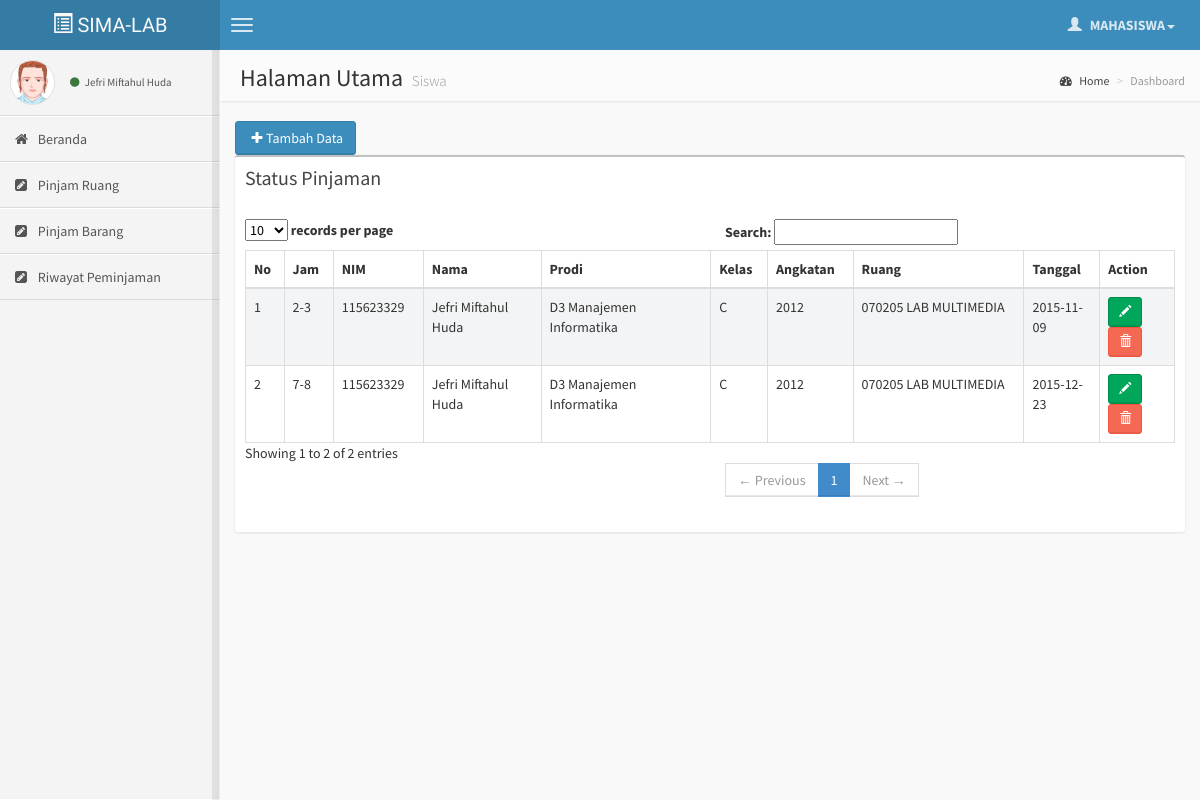
The app's page /?siswa=peminjaman (signed in) with its own data.
### tables this page shows
CREATE TABLE IF NOT EXISTS `tbpeminjaman` (
  `id_peminjaman` int(11) NOT NULL AUTO_INCREMENT,
  `id_mahasiswa` int(11) NOT NULL,
  `id_ruanglab` int(11) NOT NULL,
  `tgl_pakai` date NOT NULL,
  `jam_mulai` int(2) NOT NULL,
  `jam_akhir` int(2) NOT NULL,
  PRIMARY KEY (`id_peminjaman`)
);

CREATE TABLE IF NOT EXISTS `tbmahasiswa` (
  `id_mahasiswa` int(11) NOT NULL AUTO_INCREMENT,
  `nim` varchar(20) NOT NULL,
  `nama` varchar(50) NOT NULL,
  `password` varchar(10) NOT NULL,
  `id_rombel` int(11) NOT NULL,
  PRIMARY KEY (`id_mahasiswa`)
);

CREATE TABLE IF NOT EXISTS `tbprodi` (
  `id_prodi` int(11) NOT NULL AUTO_INCREMENT,
  `nama_prodi` varchar(50) NOT NULL,
  PRIMARY KEY (`id_prodi`)
);

CREATE TABLE IF NOT EXISTS `tbrombel` (
  `id_rombel` int(11) NOT NULL AUTO_INCREMENT,
  `prodi` int(11) NOT NULL,
  `angkatan` int(11) NOT NULL,
  `kelas` varchar(2) NOT NULL,
  PRIMARY KEY (`id_rombel`)
);

CREATE TABLE IF NOT EXISTS `tbruanglab` (
  `id_ruanglab` int(11) NOT NULL AUTO_INCREMENT,
  `kode_lab` varchar(20) NOT NULL,
  `nama_lab` varchar(50) NOT NULL,
  PRIMARY KEY (`id_ruanglab`)
);

### siswa/peminjaman.php (the view, shortened to what this page needs)
<?php
$quebarang=mysql_query("SELECT p.*,m.nim,m.nama,r.kode_lab,r.nama_lab,pro.nama_prodi,ro.kelas,ro.angkatan FROM tbpeminjaman p
LEFT JOIN tbmahasiswa m on p.id_mahasiswa=m.id_mahasiswa
LEFT JOIN tbruanglab r on p.id_ruanglab=r.id_ruanglab
LEFT JOIN tbrombel ro on m.id_rombel=ro.id_rombel
LEFT JOIN tbprodi pro on ro.prodi=pro.id_prodi
WHERE m.id_mahasiswa='$_SESSION[id_mahasiswa]'");
$page_act = "peminjaman_act";
$pk = "id_peminjaman";
?>
<section class="content">
  <div class="row">
    <div class="col-md-6">
      <a href="#" id="0" class="btn btn-primary btn-ls btn-tambahpeminjaman" data-toggle="modal" data-target="#myModal">
        <i class="fa fa-fw fa-plus"></i>Tambah Data
      </a>
    </div>
    <div class="col-md-12">
      <div class="box">
        <div class="box-header">
          <h3 class="box-title">Status Pinjaman</h3>
        </div>
      <div class="box-body table-responsive">
        <table id="example1" class="table table-bordered table-striped">
          <thead>
            <tr>
              <th>No</th>
              <th>Jam</th>
              <th>NIM</th>
              <th>Nama</th>
              <th>Prodi</th>
              <th>Kelas</th>
              <th>Angkatan</th>
              <th>Ruang</th>
              <th>Tanggal</th>
              <th>Action</th>
            </tr>
          </thead>
          <tbody>
            <?php $n=1; while($d=mysql_fetch_array($quebarang)) {
              $ids=$d[$pk];
              ?>
              <tr>
               <td><?=$n?></td>
               <td><?=$d['jam_mulai']?>-<?=$d['jam_akhir']?></td>
               <td><?=$d['nim']?></td>
               <td><?=$d['nama']?></td>
               <td><?=$d['nama_prodi']?></td>
               <td><?=$d['kelas']?></td>
               <td><?=$d['angkatan']?></td>
               <td><?=$d['kode_lab']?> <?=$d['nama_lab']?></td>
               <td><?=$d['tgl_pakai']?></td>
               <td>
                <a href="#" id="<?=$d[$pk]?>" class="btn btn-success btn-sm btn-editpeminjaman" data-placement="top" title="Edit"><span class="glyphicon glyphicon-pencil"></span></a>
                <a href="page/<?=$page_act?>.php?aksi=delete&id=<?=$ids?>" class="btn btn-danger btn-sm cara2" data-toggle="tooltip" data-placement="top" title="Delete"><span class="glyphicon glyphicon-trash"></span></a>
              </td>
            </tr>
            <?php $n++;} ?>
          </tbody>
        </table>
      </div>
    </div>
  </div>
</div>
</section>

### index.php (shortened to what this page needs)
<!DOCTYPE html>
<html>
<head>
 <link href="css/bootstrap.min.css" rel="stylesheet" type="text/css" />
 <link href="css/font-awesome.min.css" rel="stylesheet" type="text/css" />
 <link href="css/ionicons.min.css" rel="stylesheet" type="text/css" />
 <link href="css/morris/morris.css" rel="stylesheet" type="text/css" />
 <link href="css/jvectormap/jquery-jvectormap-1.2.2.css" rel="stylesheet" type="text/css" />
 <link href="css/fullcalendar/fullcalendar.css" rel="stylesheet" type="text/css" />
 <link href="css/daterangepicker/daterangepicker-bs3.css" rel="stylesheet" type="text/css" />
 <link href="css/bootstrap-wysihtml5/bootstrap3-wysihtml5.min.css" rel="stylesheet" type="text/css" />
 <link href="css/AdminLTE.css" rel="stylesheet" type="text/css" />
 <link href="css/datepicker.css" rel="stylesheet" type="text/css" />
        </head>
        <body class="skin-blue fixed">
         <header class="header">
          <a href="index.php" class="logo">
           <span class="glyphicon glyphicon-list-alt"></span> SIMA-LAB
         </a>
         <nav class="navbar navbar-static-top" role="navigation">
           <a href="#" class="navbar-btn sidebar-toggle" data-toggle="offcanvas" role="button">
            <span class="icon-bar"></span>
            <span class="icon-bar"></span>
            <span class="icon-bar"></span>
          </a>
          <div class="navbar-right">
            <ul class="nav navbar-nav">
              <li class="dropdown user user-menu">
                <a href="#" class="dropdown-toggle" data-toggle="dropdown">
                 <i class="glyphicon glyphicon-user"></i>
                 <span>MAHASISWA<i class="caret"></i></span>
               </a>
       </li>
     </ul>
   </div>
 </nav>
</header>
<div class="wrapper row-offcanvas row-offcanvas-left">
  <aside class="left-side sidebar-offcanvas">
   <section class="sidebar">
    <div class="user-panel">
     <div class="pull-left image">
      <img src="foto/avatar2.png" class="img-circle" alt="User Image" />
    </div>
    <div class="pull-left info">
      <a href="#"><i class="fa fa-circle text-success"></i> <?=$_SESSION['nama_mahasiswa']?></a>
    </div>
  </div>
                      <ul class="sidebar-menu">
                       <li>
                        <a href="index.php">
                         <i class="fa fa-home"></i> <span>Beranda</span>
                       </a>
                     </li>
                     <li>
                      <a href="?siswa=peminjaman">
                        <i class="fa fa-pencil-square"></i> <span>Pinjam Ruang</span>
                      </a>
                    </li>
                    <li>
                      <a href="?siswa=pinjambarang">
                        <i class="fa fa-pencil-square"></i> <span>Pinjam Barang</span>
                      </a>
                    </li>
                    <li>
                      <a href="?siswa=prestasi">
                        <i class="fa fa-pencil-square"></i> <span>Riwayat Peminjaman</span>
                      </a>
                    </li>
                  </ul>
                </section>
              </aside>
              <aside class="right-side">
               <section class="content-header">
                <h1>
                 Halaman Utama
                 <small>Siswa</small>
               </h1>
               <ol class="breadcrumb">
                 <li><a href="#"><i class="fa fa-dashboard"></i> Home</a></li>
                 <li class="active">Dashboard</li>
               </ol>
             </section>
             <?php
             if (isset ($_GET['siswa']) and file_exists("siswa/".$_GET['siswa'].".php"))
              { include "siswa/".$_GET['siswa'].".php";}
            else {include "siswa/depan.php";}
            ?>
          </aside>
        </div>
</body>
</html>

### records on screen
tbpeminjaman: jam_mulai "2", jam_akhir "3", id_mahasiswa.nim "115623329", id_mahasiswa.nama "Jefri Miftahul Huda", tbprodi.nama_prodi "D3 Manajemen Informatika", tbrombel.kelas "C", tbrombel.angkatan "2012", id_ruanglab.kode_lab "070205", id_ruanglab.nama_lab "LAB MULTIMEDIA", tgl_pakai "2015-11-09"
tbpeminjaman: jam_mulai "7", jam_akhir "8", id_mahasiswa.nim "115623329", id_mahasiswa.nama "Jefri Miftahul Huda", tbprodi.nama_prodi "D3 Manajemen Informatika", tbrombel.kelas "C", tbrombel.angkatan "2012", id_ruanglab.kode_lab "070205", id_ruanglab.nama_lab "LAB MULTIMEDIA", tgl_pakai "2015-12-23"

### other values on screen
$_SESSION['nama_mahasiswa'] "Jefri Miftahul Huda"
